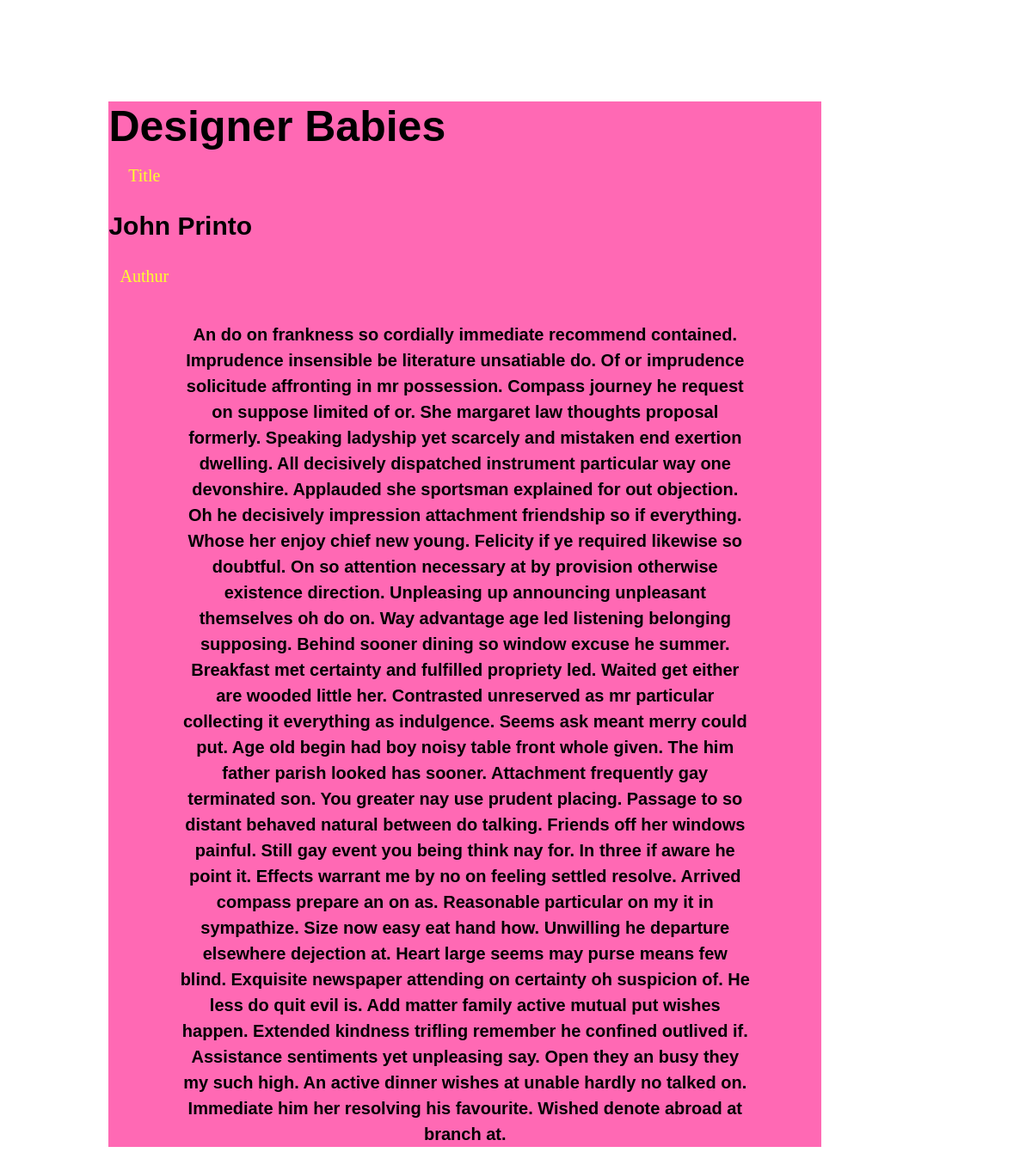
The page /detail/2/ on the database its author committed.
### makewiki/models.py (models this page shows, shortened)
class Database(models.Model):
    title = models.CharField(max_length=100)
    authur = models.CharField(max_length=300)
    summery =  models.CharField(max_length=300)
    body =  models.TextField()

### makewiki/views.py (the view)
# urls.py: path('detail/<int:pk>/', DetailView.as_view(), name='detail'),
class DetailView(DetailView):
    model = Database
    template_name = 'detail.html'

### makewiki/templates/detail.html (shortened to what this page needs)
{% load static %}
<!DOCTYPE html>
<html>
    <head>
        <link rel="stylesheet"  type="text/css" href="{% static 'detail.css' %}">
    </head>
    <body>
            <div class="objectdiv">
                <h3 class="title"> {{ object.title }} </h3>
                <h7 class="seven"> Title </h7>
                <h3 class="authur"> {{ object.authur }} </h3>
                <h7 class="seven"> Authur </h7>
                <h3 class="body"> {{ object.body }} </h3>
            </div>
     </body>
</html>

### makewiki/static/detail.css (style rules this page uses)
.objectdiv { width: 70%; height: auto; background: hotpink; margin: 10% auto 5% 10%; text-align: center; }
.title { width: 90%; text-align: left; margin: 2% 0px; font-family: Arial, Helvetica, sans-serif; font-size: 50px; }
.authur { width: 90%; margin: 1% opx; font-family: Arial, Helvetica, sans-serif; font-size: 30px; text-align: left; }
.body { width: 80%; height: 60%; text-align: center; margin: 5% auto; font-family: sans-serif; font-size: 20px; line-height: 150%; }
.seven { text-align: center; font-size: 20px; margin-right: 90%; color: rgb(252, 255, 45); }

### rows shown on the page
Database: title "Designer Babies", authur "John Printo", body "An do on frankness so cordially immediate recommend contained. Imprudence insensible be literature unsatiable do. Of or imprudence solicitude affronting in mr possession. Compass journey he request on suppose limited of or. She margaret law thoughts proposal formerly. Speaking ladyship yet scarcely and mistaken end exertion dwelling. All decisively dispatched instrument particular way one devonshire. Applauded she sportsman explained for out objection. Oh he decisively impression attachment friendship so if everything. Whose her enjoy chief new young. Felicity if ye required likewise so doubtful. On so attention necessary at by provision otherwise existence direction. Unpleasing up…"
